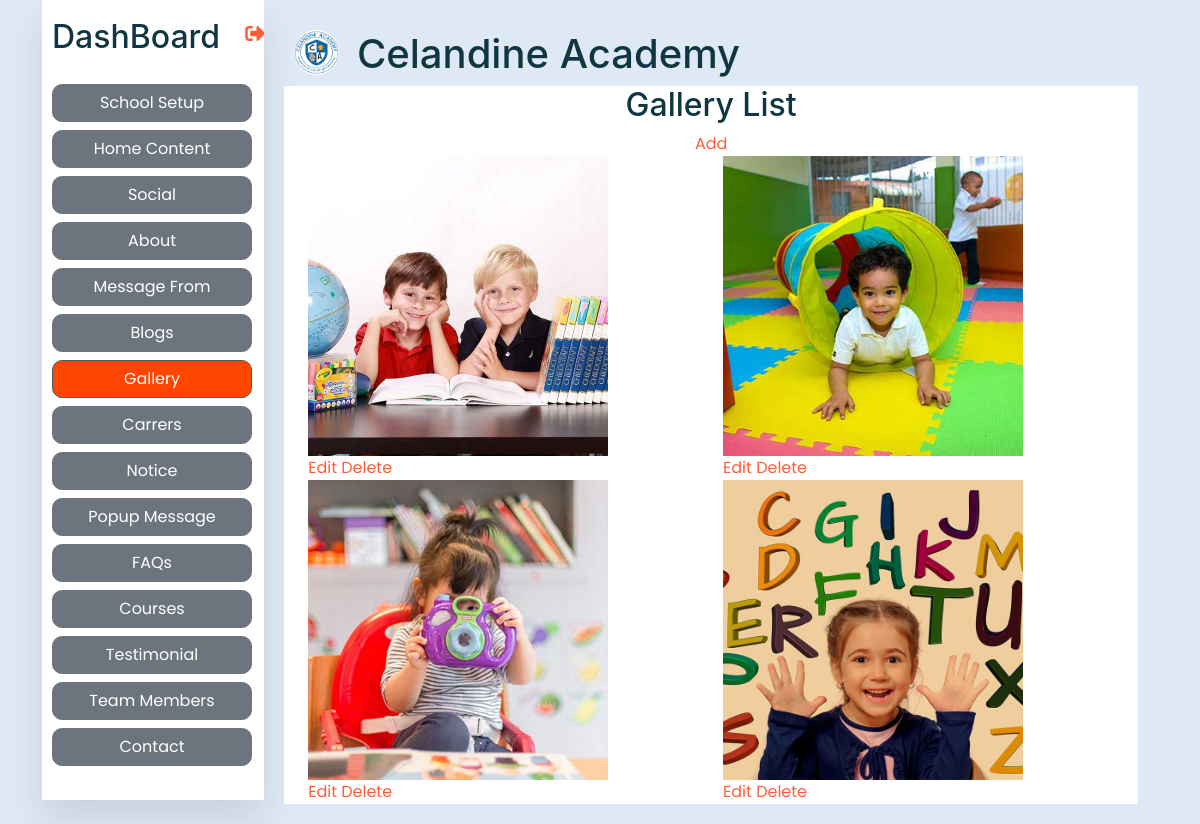
Screenshot of /view-gallery/ (signed in) with the database file from the repository.
### base/models.py (models this page shows, shortened)
class SchoolSetup(models.Model):
    data_set = models.CharField(max_length=255)
    logo = models.ImageField(upload_to="uploads/logos")
    school_name = models.CharField(max_length=255)
    address = models.CharField(max_length=255)
    contact = models.CharField(max_length=255)
    email = models.EmailField(max_length=255)
    opening_hours = models.CharField(max_length=255)
    map_url = models.URLField(null=True, blank=True)
    created_at = models.DateTimeField(auto_now_add=True)
    class Meta:
        verbose_name_plural = "01. School Setup"

class Gallery(models.Model):
    title = models.CharField(max_length=200, blank=True, null=True)
    image = models.ImageField(upload_to="uploads/gallery_images/")
    created = models.DateField(auto_now_add=True)
    class Meta:
        verbose_name_plural = ("12. Gallery")
        ordering = ['-created']

### base/views.py (the view)
# urls.py: path('view-gallery/', views.viewGallery, name='viewgallery'),
@login_required(login_url = 'login')
def viewGallery(request):
    photos = Gallery.objects.all()
    context ={'photos': photos}
    return render(request, 'base/viewgallery.html', context)

### base/context_processors.py (called while the page is built)
def custom_data(request):
    if SchoolSetup.objects.all().exists():
        setup = SchoolSetup.objects.all().order_by('-created_at')
        data = setup[0]
        return {'data': data}
    else:
        data=None
        return {'data': data}

def social_data(request):
    if Socials.objects.all().exists():
        social = Socials.objects.all().order_by('-created_at')
        sodata = social[0]
        return {'sodata': sodata}
    else:
        sodata=None
        return {'sodata': sodata}

def vision_data(request):
    if Vision.objects.all().exists():
        vision = Vision.objects.all().order_by('-created_at')
        vdata = vision[0]
        return {'vdata': vdata}
    else:
        vdata = None
        return {'vdata': vdata}

def mission_data(request):
    if Mission.objects.all().exists():
        mission = Mission.objects.all().order_by('-created_at')
        mdata = mission[0]
        return {'mdata': mdata}
    else:
        mdata = None
        return {'mdata': mdata}

def message_data(request):
    msgdata = MessageFrom.objects.all()
    return {'message_data': msgdata}

def team_data(request):
    team = TeamMember.objects.all()
    return {'tdata': team}

def faq(request):
    faq = Faqs.objects.all()
    return {'fdata': faq}

def courses(request):
    courses = Courses.objects.all()
    return {'cdata': courses}

def testimonial(request):
    tmsg = Testimonial.objects.all()
    return {'tedata': tmsg}

def popup(request):
    modal = PopupMessage.objects.all()
    return {'pdata': modal}

### base/templates/base/viewgallery.html
{% extends 'dash.html' %}
{% load static %}
{% block content %}
<div class="container-xxl bg-white p-0">
    <div class="container-fluid">
        <div class="row">
            <div class="col text-center">
                <h2>Gallery List</h2>
            </div>
        </div>
        <div class="row">
            <div class="col text-center">
                <a href="{% url 'addphoto' %}">Add</a>
            </div>
        </div>
        <div class="row">
            {% for photo in photos %}
            <div class="col">
                <div class="gallery">
                    <div class="gallery-images">
                        <div class="gallery-item">
                            <img src="{{ photo.image.url }}" alt="" width="300">
                        </div>
                        <div>
                            <a href="{% url 'editphoto' photo.id %}">Edit</a>
                            <a href="{% url 'deletephoto' photo.id %}">Delete</a>
                        </div>
                    </div>
                </div>
            </div>
            {% endfor %}
        </div>
    </div>
</div>
{% endblock %}

### templates/dash.html (shortened to what this page needs)
{% load static %}
<html>
<head>
    <link href="{% static 'css/bootstrap.min.css' %}" rel="stylesheet">
    <link rel="stylesheet" href="https://cdnjs.cloudflare.com/ajax/libs/font-awesome/5.15.4/css/all.min.css" />
</head>
<body>
    <div class="container">
            <nav class="navbar-nav">
                <ul class="list-unstyled">
                    <div class="logo">
                        <h2 class="nav-itemss mt-2 mb-3 ">DashBoard</h2>
                        <a class="text-center" href=""> <i class="fas fa-sign-out-alt"></i>
                        </a>
                    </div>
                    {% with url_name=request.resolver_match.url_name %}
                    <li> <a href="{% url 'schoolsetup' %}"
                            class="nav-item btn btn-secondary d-block mb-2 {% if url_name == 'schoolsetup' %}active{% endif %}">School
                            Setup</a>
                    </li>
                    <li> <a href="{% url 'viewhomecontent' %}"
                            class="nav-item btn btn-secondary d-block mb-2 {% if url_name == 'viewhomecontent' %}active{% endif %}">Home
                            Content</a>
                    </li>
                    <li> <a href="{% url 'viewsocials' %}"
                            class="nav-item btn btn-secondary d-block mb-2 {% if url_name == 'viewsocials' %}active{% endif %}">Social</a>
                    </li>
                    <li> <a href="{% url 'viewabout' %}"
                            class="nav-item btn btn-secondary d-block mb-2 {% if url_name == 'viewabout' %}active{% endif %}">About</a>
                    </li>
                    <li> <a href="{% url 'viewmessagefrom' %}"
                            class="nav-item btn btn-secondary d-block mb-2 {% if url_name == 'viewmessagefrom' %}active{% endif %}">Message
                            From</a>
                    </li>
                    <li> <a href="{% url 'viewblogs' %}"
                            class="nav-item btn btn-secondary d-block mb-2 {% if url_name == 'viewblogs' %}active{% endif %}">Blogs</a>
                    </li>
                    <li> <a href="{% url 'viewgallery' %}"
                            class="nav-item btn btn-secondary d-block mb-2 {% if url_name == 'viewgallery' %}active{% endif %}">Gallery</a>
                    </li>
                    <li> <a href="{% url 'viewcarrers' %}"
                            class="nav-item btn btn-secondary d-block mb-2 {% if url_name == 'viewcarrers' %}active{% endif %}">Carrers</a>
                    </li>
                    <li> <a href="{% url 'viewnotices' %}"
                            class="nav-item btn btn-secondary d-block mb-2 {% if url_name == 'viewnotices' %}active{% endif %}">Notice</a>
                    </li>
                    <li> <a href="{% url 'viewpopups' %}"
                            class="nav-item btn btn-secondary d-block mb-2 {% if url_name == 'viewpopups' %}active{% endif %}">Popup
                            Message</a>
                    </li>
                    <li> <a href="{% url 'viewfaqs' %}"
                            class="nav-item btn btn-secondary d-block mb-2 {% if url_name == 'viewfaqs' %}active{% endif %}">FAQs</a>
                    </li>
                    <li> <a href="{% url 'viewcourses' %}"
                            class="nav-item btn btn-secondary d-block mb-2 {% if url_name == 'viewcourses' %}active{% endif %}">Courses</a>
                    </li>
                    <li> <a href="{% url 'viewtestimonials' %}"
                            class="nav-item btn btn-secondary d-block mb-2 {% if url_name == 'viewtestimonials' %}active{% endif %}">Testimonial</a>
                    </li>
                    <li> <a href="{% url 'viewteammembers' %}"
                            class="nav-item btn btn-secondary d-block mb-2 {% if url_name == 'viewteammembers' %}active{% endif %}">Team
                            Members</a>
                    </li>
                    <li> <a href="{% url 'viewcontacts' %}"
                            class="nav-item btn btn-secondary d-block mb-2 {% if url_name == 'viewcontacts' %}active{% endif %}">Contact</a>
                    </li>
                    {% endwith %}
                </ul>
            </nav>
            <section class="main">
                <div class="main-top">
                    <div class="logo">
                        <div class="row">
                            <div class="col-1"> <img src="{{data.logo.url}}" alt="">
                            </div>
                            <div class="col-11">
                                <h1>&nbsp;&nbsp;{{data.school_name}}</h1>
                            </div>
                        </div>
                    </div>
                </div>
                <div class="row">
                    <div class="col">
                        {% block content %}
                        {% endblock %}
                    </div>
                </div>
            </section>
        </div>
</body>
</html>

### templates/dash.html (style rules this page uses)
* { margin: 0; padding: 0; outline: none; border: none; text-decoration: none; box-sizing: border-box; font-family: "Poppins", sans-serif; }
.container .navbar-nav .nav-item:hover, .container .navbar-nav .nav-item.active { background-color: orangered; }
body { background: #dfe9f5; }
.container { display: flex; }
nav { position: relative; top: 0; bottom: 0; height: 100vh; left: 0; background: #fff; width: 280px; overflow-y: auto; box-shadow: 0 20px 35px rgba(0, 0, 0, 0.1); }
.logo { display: flex; margin: 10px 0 0 10px; }
.logo img { width: 45px; height: 45px; border-radius: 50%; }
li a { position: relative; color: rgb(85, 83, 83); font-size: 14px; display: table; width: 200px; padding: 10px; }
nav .fas { position: relative; width: 70px; height: 40px; top: 14px; font-size: 20px; text-align: center; }
.nav-item { position: relative; top: 12px; margin-left: 10px; }
.main { position: relative; padding: 20px; width: 100%; }
.main-top { display: flex; width: 100%; }

### rows the page displays
SchoolSetup: logo (picture), school_name "Celandine Academy"
Gallery: image (picture)
Gallery: image (picture)
Gallery: image (picture)
Gallery: image (picture)
